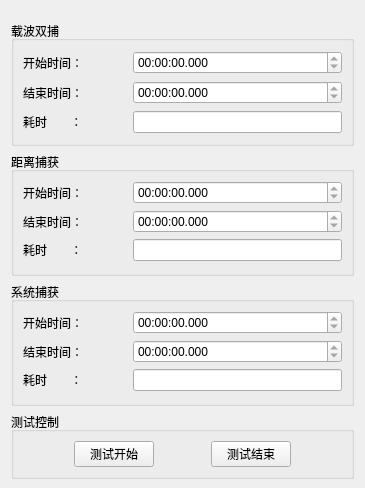
<?xml version="1.0" encoding="UTF-8"?>
<ui version="4.0">
 <class>CaptureTimeTest</class>
 <widget class="QWidget" name="CaptureTimeTest">
  <property name="geometry">
   <rect>
    <x>0</x>
    <y>0</y>
    <width>365</width>
    <height>488</height>
   </rect>
  </property>
  <property name="windowTitle">
   <string>Form</string>
  </property>
  <layout class="QVBoxLayout" name="verticalLayout" stretch="1,10,10,10,0">
   <property name="topMargin">
    <number>9</number>
   </property>
   <property name="bottomMargin">
    <number>9</number>
   </property>
   <item>
    <spacer name="verticalSpacer">
     <property name="orientation">
      <enum>Qt::Vertical</enum>
     </property>
     <property name="sizeHint" stdset="0">
      <size>
       <width>20</width>
       <height>40</height>
      </size>
     </property>
    </spacer>
   </item>
   <item>
    <widget class="QGroupBox" name="groupBoxCarrier">
     <property name="title">
      <string>载波双捕</string>
     </property>
     <layout class="QGridLayout" name="gridLayout" columnstretch="1,2">
      <property name="topMargin">
       <number>9</number>
      </property>
      <property name="bottomMargin">
       <number>9</number>
      </property>
      <item row="0" column="0">
       <widget class="QLabel" name="label_7">
        <property name="text">
         <string>开始时间：</string>
        </property>
       </widget>
      </item>
      <item row="1" column="0">
       <widget class="QLabel" name="label_9">
        <property name="text">
         <string>结束时间：</string>
        </property>
       </widget>
      </item>
      <item row="2" column="0">
       <widget class="QLabel" name="label_8">
        <property name="text">
         <string>耗时       ：</string>
        </property>
       </widget>
      </item>
      <item row="0" column="1">
       <widget class="QTimeEdit" name="timeEditCarrierStartTime">
        <property name="readOnly">
         <bool>true</bool>
        </property>
        <property name="displayFormat">
         <string>hh:mm:ss.zzz</string>
        </property>
       </widget>
      </item>
      <item row="1" column="1">
       <widget class="QTimeEdit" name="timeEditCarrierStopTime">
        <property name="readOnly">
         <bool>true</bool>
        </property>
        <property name="displayFormat">
         <string>hh:mm:ss.zzz</string>
        </property>
       </widget>
      </item>
      <item row="2" column="1">
       <widget class="QLineEdit" name="timeEditCarrierIntervalTime"/>
      </item>
     </layout>
    </widget>
   </item>
   <item>
    <widget class="QGroupBox" name="groupBoxDistance">
     <property name="title">
      <string>距离捕获</string>
     </property>
     <layout class="QGridLayout" name="gridLayout_2" columnstretch="1,2">
      <property name="topMargin">
       <number>9</number>
      </property>
      <property name="bottomMargin">
       <number>9</number>
      </property>
      <item row="0" column="0">
       <widget class="QLabel" name="label">
        <property name="text">
         <string>开始时间：</string>
        </property>
       </widget>
      </item>
      <item row="1" column="0">
       <widget class="QLabel" name="label_2">
        <property name="text">
         <string>结束时间：</string>
        </property>
       </widget>
      </item>
      <item row="2" column="0">
       <widget class="QLabel" name="label_3">
        <property name="text">
         <string>耗时       ：</string>
        </property>
       </widget>
      </item>
      <item row="0" column="1">
       <widget class="QTimeEdit" name="timeEditDistanceStartTime">
        <property name="readOnly">
         <bool>true</bool>
        </property>
        <property name="displayFormat">
         <string>hh:mm:ss.zzz</string>
        </property>
       </widget>
      </item>
      <item row="1" column="1">
       <widget class="QTimeEdit" name="timeEditDistanceStopTime">
        <property name="readOnly">
         <bool>true</bool>
        </property>
        <property name="displayFormat">
         <string>hh:mm:ss.zzz</string>
        </property>
       </widget>
      </item>
      <item row="2" column="1">
       <widget class="QLineEdit" name="timeEditDistanceIntervalTime"/>
      </item>
     </layout>
    </widget>
   </item>
   <item>
    <widget class="QGroupBox" name="groupBoxSystem">
     <property name="title">
      <string>系统捕获</string>
     </property>
     <layout class="QGridLayout" name="gridLayout_3" columnstretch="1,2">
      <property name="topMargin">
       <number>9</number>
      </property>
      <property name="bottomMargin">
       <number>9</number>
      </property>
      <item row="0" column="0">
       <widget class="QLabel" name="label_4">
        <property name="text">
         <string>开始时间：</string>
        </property>
       </widget>
      </item>
      <item row="1" column="0">
       <widget class="QLabel" name="label_6">
        <property name="text">
         <string>结束时间：</string>
        </property>
       </widget>
      </item>
      <item row="2" column="0">
       <widget class="QLabel" name="label_5">
        <property name="text">
         <string>耗时       ：</string>
        </property>
       </widget>
      </item>
      <item row="0" column="1">
       <widget class="QTimeEdit" name="timeEditSystemStartTime">
        <property name="readOnly">
         <bool>true</bool>
        </property>
        <property name="displayFormat">
         <string>hh:mm:ss.zzz</string>
        </property>
       </widget>
      </item>
      <item row="1" column="1">
       <widget class="QTimeEdit" name="timeEditSystemStopTime">
        <property name="readOnly">
         <bool>true</bool>
        </property>
        <property name="displayFormat">
         <string>hh:mm:ss.zzz</string>
        </property>
       </widget>
      </item>
      <item row="2" column="1">
       <widget class="QLineEdit" name="timeEditSystemIntervalTime"/>
      </item>
     </layout>
    </widget>
   </item>
   <item>
    <widget class="QGroupBox" name="groupBoxTestCtrl">
     <property name="maximumSize">
      <size>
       <width>16777215</width>
       <height>70</height>
      </size>
     </property>
     <property name="title">
      <string>测试控制</string>
     </property>
     <layout class="QHBoxLayout" name="horizontalLayout">
      <item>
       <spacer name="horizontalSpacer_2">
        <property name="orientation">
         <enum>Qt::Horizontal</enum>
        </property>
        <property name="sizeHint" stdset="0">
         <size>
          <width>154</width>
          <height>20</height>
         </size>
        </property>
       </spacer>
      </item>
      <item>
       <widget class="QPushButton" name="pBtnStart">
        <property name="text">
         <string>测试开始</string>
        </property>
       </widget>
      </item>
      <item>
       <spacer name="horizontalSpacer">
        <property name="orientation">
         <enum>Qt::Horizontal</enum>
        </property>
        <property name="sizeHint" stdset="0">
         <size>
          <width>154</width>
          <height>20</height>
         </size>
        </property>
       </spacer>
      </item>
      <item>
       <widget class="QPushButton" name="pBtnStop">
        <property name="text">
         <string>测试结束</string>
        </property>
       </widget>
      </item>
      <item>
       <spacer name="horizontalSpacer_3">
        <property name="orientation">
         <enum>Qt::Horizontal</enum>
        </property>
        <property name="sizeHint" stdset="0">
         <size>
          <width>154</width>
          <height>20</height>
         </size>
        </property>
       </spacer>
      </item>
     </layout>
    </widget>
   </item>
  </layout>
 </widget>
 <resources/>
 <connections/>
</ui>
